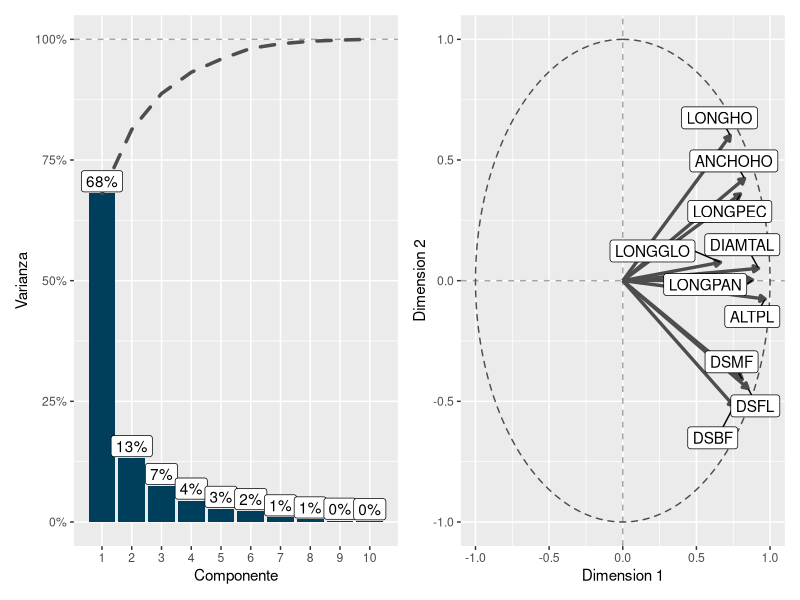
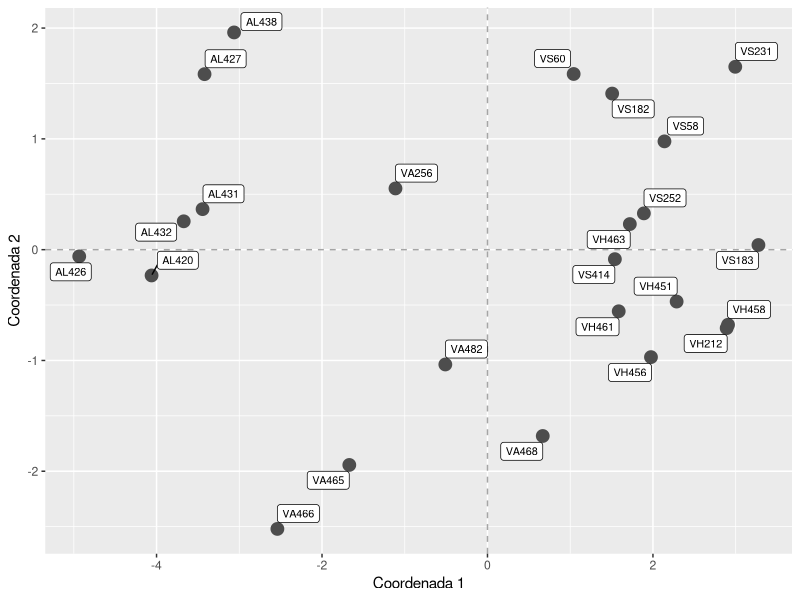
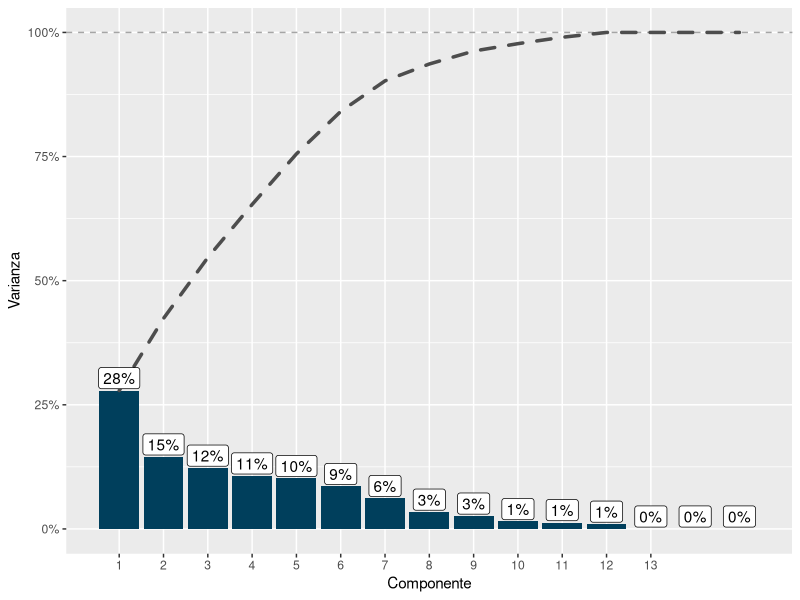
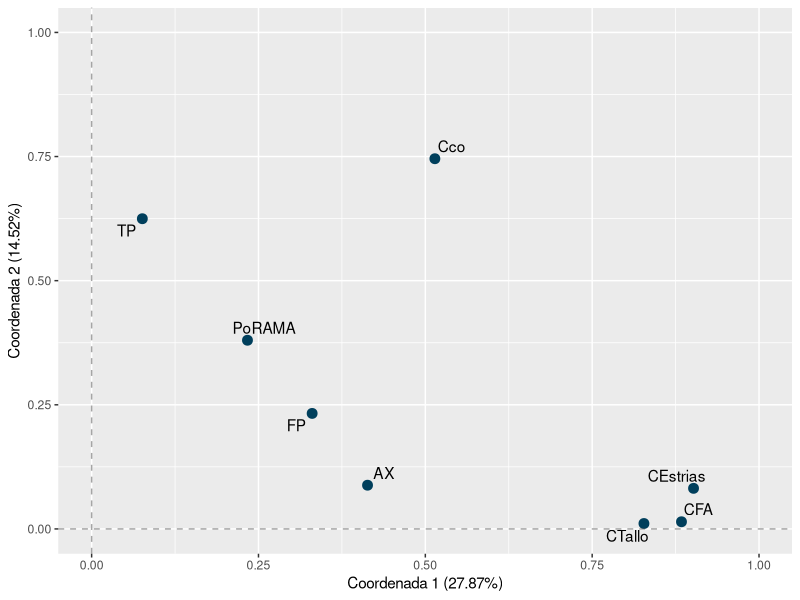
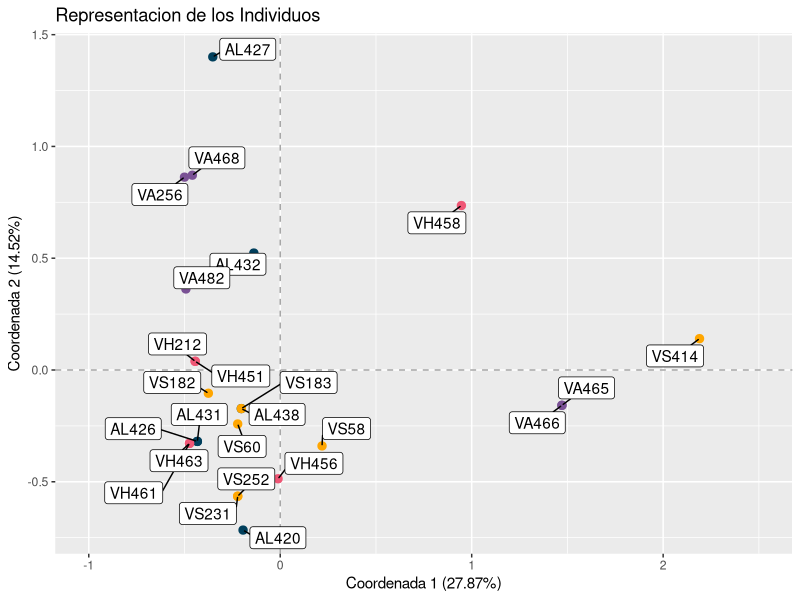
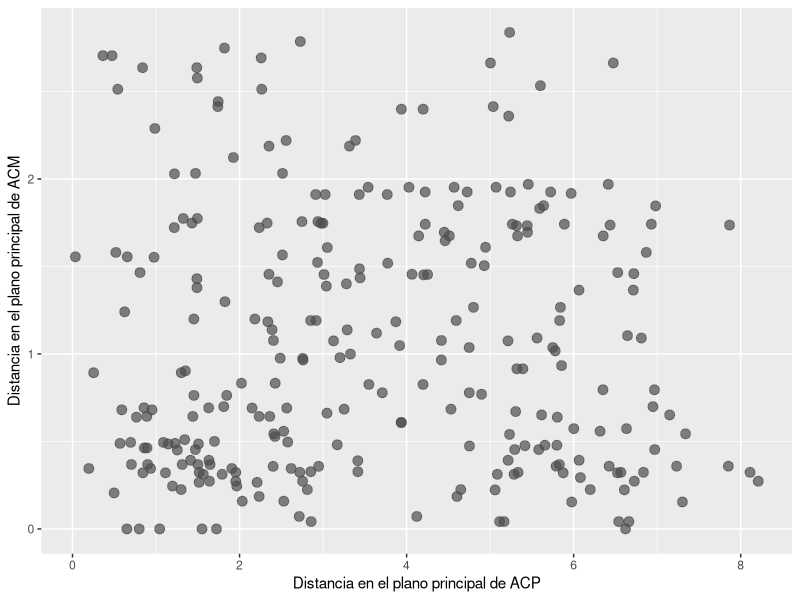
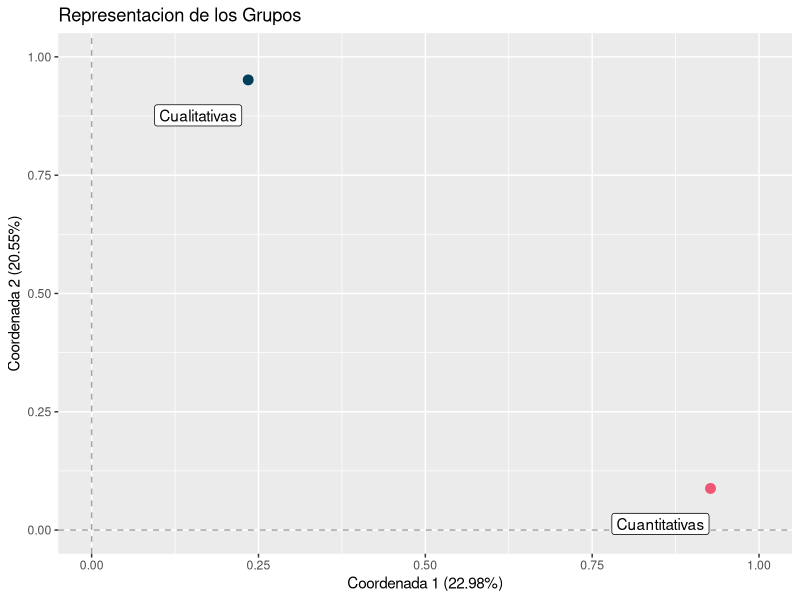
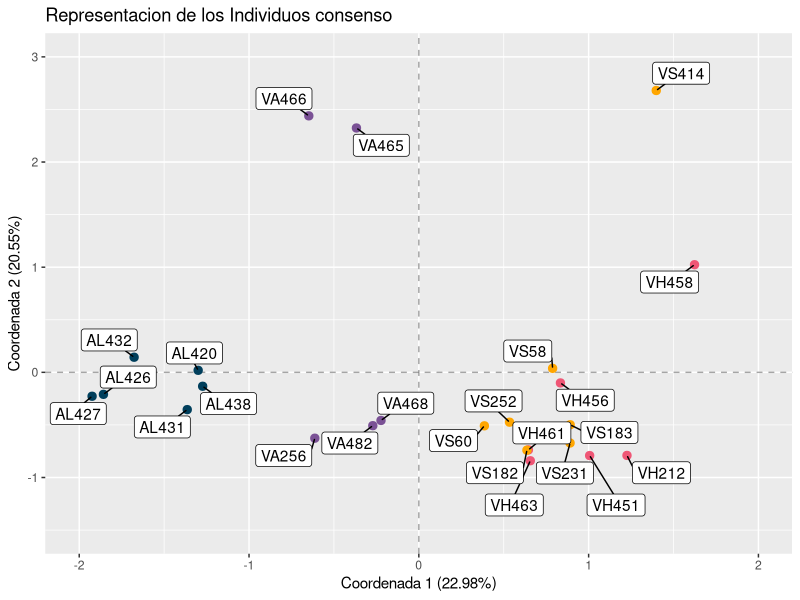

The R source for these figures, in order:
## ---- chunk 1
knitr::opts_chunk$set(
  echo = FALSE, message = FALSE, warning = FALSE, fig.align = "center",
  fig.pos = "H", out.extra = "", fig.height = 3.5, fig.width = 5.5
)
colores <- c("#003f5c", "#7a5195", "#ef5675", "#ffa600")
## ---- chunk 2
library(cluster)
library(dplyr)
library(FactoMineR)
library(ggplot2)
library(ggforce)
library(ggrepel)
library(kableExtra)
library(patchwork)
## ---- chunk 3
    data <- read.csv2(
      here::here("data", "raw", "QUINOA.csv"), 
      row.names = 1, 
      stringsAsFactors = FALSE
    )
    cuanti <- data %>%
      select(
        DIAMTAL, ALTPL, LONGHO, ANCHOHO, LONGPEC,
        LONGPAN, LONGGLO, DSBF, DSFL, DSMF
      )
    cuali <- data %>%
      select(AX, CEstrias, CTallo, PoRAMA, CFA,  Cco, TP, FP)
    pca <- PCA(cuanti, ncp = 2, graph = FALSE)
## ---- chunk 4
    autovalores_vector <- as.vector(prop.table(pca$eig[, 1]))
        autovalores <- data.frame(
          x = 1:10,
          varianza = autovalores_vector,
          varianza_cum = cumsum(autovalores_vector)
        )
    autovalores$label <- paste0(round(autovalores$varianza * 100), "%")
    
    p1 <- ggplot(autovalores, aes(x = x)) + 
      geom_hline(yintercept = 1, linetype = "dashed", color = "gray30", alpha = 0.5) + 
      geom_col(aes(y = varianza), fill = colores[1]) +
      geom_line(
        aes(y = varianza_cum), 
        linetype = "dashed",
        size = 1.2, 
        color = "grey30",
        lineend = "round"
      ) + 
      geom_label(
        aes(y = varianza, label = label), 
        nudge_y = 0.025
      ) + 
      scale_x_continuous(
        breaks = 1:13
      ) + 
      scale_y_continuous(
        labels = scales::percent_format()
      ) + 
      labs(
        x = "Componente",
        y = "Varianza"
      ) + 
      theme(
        panel.grid.minor.x = element_blank()
      )
    
    variables <- as.data.frame(pca$var$coord)
    variables$etiqueta <- rownames(pca$var$coord)
    variables$x0 <- 0
    variables$y0 <- 0
        
    p2 <- ggplot(variables) + 
      geom_vline(xintercept = 0, linetype = "dashed", color = "gray30", alpha = 0.5) + 
      geom_hline(yintercept = 0, linetype = "dashed", color = "gray30", alpha = 0.5) +
      geom_circle(
        aes(x0 = x, y0 = y, r = r), 
        linetype = "dashed", color = "gray30", alpha = 0.5,
        data = data.frame(x = 0, y = 0, r = 1)
      ) + 
      geom_segment(
        aes(x = x0, y = y0, xend = Dim.1, yend = Dim.2),
        arrow = arrow(length = unit(0.15, "cm"), type ="closed"),
        size = 1.15,
        color = "grey30",
        show.legend = FALSE
      ) + 
      scale_color_manual(values = colores[c(1, 4)]) + 
      geom_label_repel(
        aes(Dim.1, Dim.2, label = etiqueta), 
        min.segment.length = 0,
        max.overlaps = 30
      ) + 
      lims(x = c(-1, 1), y = c(-1, 1)) + 
      labs(x = "Dimension 1", y = "Dimension 2")
    
    p1 | p2
## ---- chunk 5
    pc1 <- pca$ind$coord[, 1]
    pc2 <- pca$ind$coord[, 2]
    etiquetas <- rownames(pca$ind$coord)
    datos_cp <- as.data.frame(cbind(etiquetas, pc1, pc2))
    colnames(datos_cp) <- c("IND","CP1", "CP2")
    
    ggplot(datos_cp) + 
      geom_vline(xintercept = 0, linetype = "dashed", color = "gray30", alpha = 0.5) + 
      geom_hline(yintercept = 0, linetype = "dashed", color = "gray30", alpha = 0.5) +
      geom_point(aes(pc1, pc2), size = 4, color = "gray30") + 
      geom_label_repel(aes(pc1, pc2, label = IND), size=2.75) + 
      labs(
        x = "Coordenada 1",
        y = "Coordenada 2"
      )
## ---- chunk 6
    acm <- MCA(cuali, graph = FALSE)
    autovalores_vector <- as.vector(prop.table(acm$eig[, 1]))
    autovalores <- data.frame(
      x = 1:15,
      varianza = autovalores_vector,
      varianza_cum = cumsum(autovalores_vector)
    )
    autovalores$label <- paste0(round(autovalores$varianza * 100), "%")
        
    ggplot(autovalores, aes(x = x)) + 
      geom_hline(yintercept = 1, linetype = "dashed", color = "gray30", alpha = 0.5) + 
      geom_col(aes(y = varianza), fill = colores[1]) +
      geom_line(
        aes(y = varianza_cum), 
        linetype = "dashed",
        size = 1.2, 
        color = "grey30",
        lineend = "round"
      ) + 
      geom_label(
        aes(y = varianza, label = label), 
        nudge_y = 0.025
      ) + 
      scale_x_continuous(
        breaks = 1:13
      ) + 
      scale_y_continuous(
        labels = scales::percent_format()
      ) + 
      labs(
        x = "Componente",
        y = "Varianza"
      ) + 
      theme(
        panel.grid.minor.x = element_blank()
      )
## ---- chunk 7
    d <- as.data.frame(acm$var$eta2[, 1:2])
    d$etiquetas <- rownames(d)

    ggplot(d, aes(`Dim 1`, `Dim 2`)) + 
      geom_point(size = 3, color = colores[1]) +
      geom_text_repel(aes(label = etiquetas)) + 
      geom_vline(xintercept = 0, linetype = "dashed", color = "gray30", alpha = 0.5) + 
      geom_hline(yintercept = 0, linetype = "dashed", color = "gray30", alpha = 0.5) +
      labs(x = "Coordenada 1 (27.87%)", y = "Coordenada 2 (14.52%)") + 
      lims(x = c(0, 1), y = c(0, 1))
## ---- chunk 8
    datos_acm <- as.data.frame(acm$ind$coord[, 1:2])
    datos_acm$etiqueta <- rownames(datos_acm)
    datos_acm$color <- substr(datos_acm$etiqueta, 1, 2)
    rownames(datos_acm) <- NULL
    colnames(datos_acm) <- c("x", "y", "etiqueta", "color")

    ggplot(datos_acm, aes(x, y)) +
      geom_hline(yintercept = 0, linetype = "dashed", color = "gray30", alpha = 0.5) +
      geom_vline(xintercept = 0, linetype = "dashed", color = "gray30", alpha = 0.5) +
      geom_point(aes(color = color), size = 2.5) +
      geom_label_repel(
        aes(label = etiqueta),
        min.segment.length = 0,
        max.overlaps = 30
      ) + 
      scale_color_manual(values = colores, guide = FALSE) + 
      lims(
        x = c(-1, 2.5)
      ) +
      labs(
        x = "Coordenada 1 (27.87%)",
        y = "Coordenada 2 (14.52%)",
        title = "Representacion de los Individuos"
      )
## ---- chunk 9
    dist_acp <- dist(pca$ind$coord[,1:2])
    dist_acm <- dist(acm$ind$coord[,1:2])                
## ---- chunk 10
    concordancia_df <- data.frame(
      x = as.vector(dist_acp),
      y = as.vector(dist_acm)
    )
    ggplot(concordancia_df) + 
      geom_point(aes(x, y), size = 3, alpha = 0.7, color = "grey30") + 
      labs(
          x = "Distancia en el plano principal de ACP",
          y = "Distancia en el plano principal de ACM"
      )
## ---- chunk 11
    afm <- MFA(
      data, 
      group = c(ncol(cuanti), ncol(cuali)), 
      type = c("s", "n"), 
      ncp = 2, 
      name.group = c("Cuantitativas", "Cualitativas"),
      graph = FALSE
    )
## ---- chunk 12
    kable(
      afm$group$Lg, 
      digits = 2,
      align = "c",
      caption = "Coeficiente $L_g$",
      format = "latex"
    ) %>% 
      kable_styling(font_size = 10, latex_options = "HOLD_position") %>% 
      kable_classic_2() 
## ---- chunk 13
    kable(
        sqrt(afm$group$Lg), 
        digits = 2,
        align = "c",
        caption = "Coeficiente $N_g$",
        format = "latex"
    ) %>% 
      kable_styling(font_size = 10, latex_options = "HOLD_position") %>% 
      kable_classic_2() 
## ---- chunk 14
    kable(
      afm$group$RV, 
      digits = 2,
      align = "c",
      caption = "Coeficiente RV"
    ) %>% 
      kable_styling(font_size = 10, latex_options = "HOLD_position") %>% 
      kable_classic_2() 
## ---- chunk 15
    d = as.data.frame(afm$group$coord)[, 1:2]
    d$ambiente = rownames(d)
    rownames(d) = NULL
    colnames(d) = c("x", "y", "ambiente")
    
    ggplot(d) +
      geom_hline(yintercept = 0, linetype = "dashed", color = "gray30", alpha = 0.5) +
      geom_vline(xintercept = 0, linetype = "dashed", color = "gray30", alpha = 0.5) +
      geom_point(aes(x, y, color = ambiente), size = 3) + 
      geom_label(aes(x, y, label = ambiente), nudge_x = -0.075, nudge_y = -0.075) + 
      scale_color_manual(values = colores[c(1, 3)], guide = FALSE) + 
      labs(
        x = "Coordenada 1 (22.98%)",
        y = "Coordenada 2 (20.55%)",
        title = "Representacion de los Grupos"
      ) +
      lims(x = c(0, 1), y = c(0, 1))
## ---- chunk 16
    # Contribucion a los ejes
    kable(
      afm$quali.var$contrib[,1:2], 
      digits = 2,
      align = "c",
      caption  = "Contribuciones a los Ejes - Cualitativas"
    ) %>% 
      kable_styling(font_size = 10, latex_options = "HOLD_position") %>% 
      kable_classic_2()
## ---- chunk 17
    kable(
      afm$quanti.var$contrib[,1:2],
      digits = 2,
      align = "c",
      caption  = "Contribuciones a los Ejes - Cuantitativas"
    ) %>% 
      kable_styling(font_size = 10, latex_options = "HOLD_position") %>% 
      kable_classic_2()
## ---- chunk 18
    datos_afm <- as.data.frame(afm$ind$coord)
    datos_afm$etiqueta <- rownames(datos_afm)
    datos_afm$color <- substr(datos_afm$etiqueta, 1, 2)
    rownames(datos_afm) <- NULL
    colnames(datos_afm) <- c("x", "y", "etiqueta", "color")
## ---- chunk 19
    ggplot(datos_afm, aes(x, y)) +
      geom_hline(yintercept = 0, linetype = "dashed", color = "gray30", alpha = 0.5) +
      geom_vline(xintercept = 0, linetype = "dashed", color = "gray30", alpha = 0.5) +
      geom_point(aes(color = color), size = 2.5) +
      geom_label_repel(
        aes(label = etiqueta),
        min.segment.length = 0,
        max.overlaps = 30
      ) + 
      scale_color_manual(values = colores, guide = FALSE) + 
      lims(
        x = c(-2, 2), 
        y = c(-1.5, 3)
      ) + 
      labs(
        x = "Coordenada 1 (22.98%)",
        y = "Coordenada 2 (20.55%)",
        title = "Representacion de los Individuos consenso"
      )
## ---- chunk 20
    color_fct <- as.factor(rep(1:4, 6))
    consenso <- as.data.frame(afm$ind$coord)[1:2]
    consenso$etiqueta <- rownames(consenso)
    rownames(consenso) <- NULL
    colnames(consenso) <- c("dim_1", "dim_2", "etiqueta")
    
    parciales <- as.data.frame(afm$ind$coord.partiel)[1:2]
    etiquetas <- strsplit(rownames(parciales), ".", fixed = "TRUE")
    parciales$etiqueta <- sapply(etiquetas, function(x) x[[1]])
    parciales$tipo <- sapply(etiquetas, function(x) x[[2]])
    parciales$color <- rep(color_fct, each = 2)
    rownames(parciales) <- NULL
    colnames(parciales) <- c("dim_1", "dim_2", "etiqueta", "tipo", "color")
    
    segmentos <- cbind(
      parciales[parciales$tipo == "Cuantitativas", 1:2], 
      parciales[parciales$tipo == "Cualitativas", 1:2]
    )
    names(segmentos) <- c("x0", "y0", "x1", "y1")
    segmentos$color <- color_fct
## ---- chunk 21
    ggplot(parciales) + 
      geom_vline(xintercept = 0, linetype = "dashed", color = "gray30", alpha = 0.5) + 
      geom_hline(yintercept = 0, linetype = "dashed", color = "gray30", alpha = 0.5) +
      geom_segment(
        aes(x0, y0, xend=x1, yend=y1, color=color),
        show.legend = FALSE,
        data = segmentos
      ) + 
      geom_point(
        aes(dim_1, dim_2, shape = tipo, color = color),
        size = 2
      ) + 
      geom_point(
        aes(dim_1, dim_2),
        size = 0.75,
        data = consenso
      ) + 
      geom_label_repel(
        aes(dim_1, dim_2, label = etiqueta), 
        min.segment.length = 0,
        max.overlaps = 30,
        size = 2.5,
        data = consenso
      ) + 
      scale_color_manual(values = colores, guide = FALSE) + 
      scale_shape_discrete(name = "Datos") + 
      theme(
        legend.position = "top",
        axis.title = element_blank()
      )
